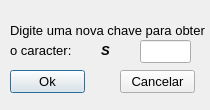
<?xml version="1.0" encoding="UTF-8"?>
<ui version="4.0">
 <class>MapearCaracter</class>
 <widget class="QDialog" name="MapearCaracter">
  <property name="geometry">
   <rect>
    <x>0</x>
    <y>0</y>
    <width>210</width>
    <height>110</height>
   </rect>
  </property>
  <property name="windowTitle">
   <string>Dialog</string>
  </property>
  <widget class="QPushButton" name="ok">
   <property name="geometry">
    <rect>
     <x>10</x>
     <y>70</y>
     <width>75</width>
     <height>23</height>
    </rect>
   </property>
   <property name="font">
    <font>
     <pointsize>10</pointsize>
    </font>
   </property>
   <property name="text">
    <string>Ok</string>
   </property>
  </widget>
  <widget class="QPushButton" name="cancela">
   <property name="geometry">
    <rect>
     <x>120</x>
     <y>70</y>
     <width>75</width>
     <height>23</height>
    </rect>
   </property>
   <property name="font">
    <font>
     <pointsize>10</pointsize>
    </font>
   </property>
   <property name="text">
    <string>Cancelar</string>
   </property>
  </widget>
  <widget class="QLabel" name="label">
   <property name="geometry">
    <rect>
     <x>10</x>
     <y>20</y>
     <width>201</width>
     <height>21</height>
    </rect>
   </property>
   <property name="font">
    <font>
     <pointsize>10</pointsize>
    </font>
   </property>
   <property name="text">
    <string>Digite uma nova chave para obter</string>
   </property>
  </widget>
  <widget class="QLabel" name="label_2">
   <property name="geometry">
    <rect>
     <x>10</x>
     <y>40</y>
     <width>71</width>
     <height>21</height>
    </rect>
   </property>
   <property name="font">
    <font>
     <pointsize>10</pointsize>
    </font>
   </property>
   <property name="text">
    <string>o caracter:</string>
   </property>
  </widget>
  <widget class="QLabel" name="caracter">
   <property name="geometry">
    <rect>
     <x>90</x>
     <y>40</y>
     <width>31</width>
     <height>21</height>
    </rect>
   </property>
   <property name="font">
    <font>
     <pointsize>10</pointsize>
     <weight>75</weight>
     <italic>true</italic>
     <bold>true</bold>
    </font>
   </property>
   <property name="text">
    <string>S</string>
   </property>
   <property name="alignment">
    <set>Qt::AlignCenter</set>
   </property>
  </widget>
  <widget class="QLineEdit" name="chave">
   <property name="geometry">
    <rect>
     <x>140</x>
     <y>40</y>
     <width>51</width>
     <height>23</height>
    </rect>
   </property>
   <property name="font">
    <font>
     <pointsize>10</pointsize>
    </font>
   </property>
   <property name="maxLength">
    <number>1</number>
   </property>
  </widget>
 </widget>
 <tabstops>
  <tabstop>chave</tabstop>
  <tabstop>ok</tabstop>
  <tabstop>cancela</tabstop>
 </tabstops>
 <resources/>
 <connections/>
</ui>
